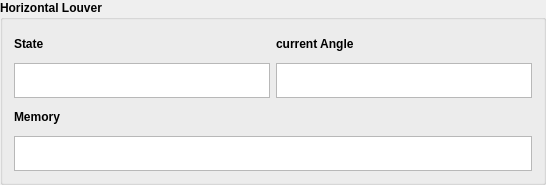
                  <widget class="QGroupBox" name="groupBox_6">
                   <property name="font">
                    <font>
                     <pointsize>9</pointsize>
                     <weight>75</weight>
                     <italic>false</italic>
                     <bold>true</bold>
                     <underline>false</underline>
                     <strikeout>false</strikeout>
                     <kerning>true</kerning>
                    </font>
                   </property>
                   <property name="title">
                    <string>Horizontal Louver</string>
                   </property>
                   <layout class="QVBoxLayout" name="verticalLayout_169">
                    <item>
                     <layout class="QHBoxLayout" name="horizontalLayout_11">
                      <item>
                       <layout class="QVBoxLayout" name="verticalLayout_170">
                        <item>
                         <widget class="QLabel" name="label_145">
                          <property name="minimumSize">
                           <size>
                            <width>0</width>
                            <height>26</height>
                           </size>
                          </property>
                          <property name="maximumSize">
                           <size>
                            <width>16777215</width>
                            <height>35</height>
                           </size>
                          </property>
                          <property name="text">
                           <string>State</string>
                          </property>
                         </widget>
                        </item>
                        <item>
                         <widget class="QTextEdit" name="H_l_State_textEdit">
                          <property name="minimumSize">
                           <size>
                            <width>0</width>
                            <height>26</height>
                           </size>
                          </property>
                          <property name="maximumSize">
                           <size>
                            <width>16777215</width>
                            <height>35</height>
                           </size>
                          </property>
                          <property name="readOnly">
                           <bool>true</bool>
                          </property>
                         </widget>
                        </item>
                       </layout>
                      </item>
                      <item>
                       <layout class="QVBoxLayout" name="verticalLayout_171">
                        <item>
                         <widget class="QLabel" name="label_146">
                          <property name="minimumSize">
                           <size>
                            <width>0</width>
                            <height>26</height>
                           </size>
                          </property>
                          <property name="maximumSize">
                           <size>
                            <width>16777215</width>
                            <height>35</height>
                           </size>
                          </property>
                          <property name="text">
                           <string>current Angle</string>
                          </property>
                         </widget>
                        </item>
                        <item>
                         <widget class="QTextEdit" name="H_L_currentAngle_textEdit_2">
                          <property name="minimumSize">
                           <size>
                            <width>0</width>
                            <height>26</height>
                           </size>
                          </property>
                          <property name="maximumSize">
                           <size>
                            <width>16777215</width>
                            <height>35</height>
                           </size>
                          </property>
                          <property name="readOnly">
                           <bool>true</bool>
                          </property>
                         </widget>
                        </item>
                       </layout>
                      </item>
                     </layout>
                    </item>
                    <item>
                     <layout class="QHBoxLayout" name="horizontalLayout_50">
                      <item>
                       <layout class="QVBoxLayout" name="verticalLayout_174">
                        <item>
                         <widget class="QLabel" name="label_149">
                          <property name="minimumSize">
                           <size>
                            <width>0</width>
                            <height>26</height>
                           </size>
                          </property>
                          <property name="maximumSize">
                           <size>
                            <width>16777215</width>
                            <height>35</height>
                           </size>
                          </property>
                          <property name="text">
                           <string>Memory</string>
                          </property>
                         </widget>
                        </item>
                        <item>
                         <widget class="QTextEdit" name="H_lMemory">
                          <property name="minimumSize">
                           <size>
                            <width>0</width>
                            <height>26</height>
                           </size>
                          </property>
                          <property name="maximumSize">
                           <size>
                            <width>16777215</width>
                            <height>35</height>
                           </size>
                          </property>
                          <property name="readOnly">
                           <bool>true</bool>
                          </property>
                         </widget>
                        </item>
                       </layout>
                      </item>
                     </layout>
                    </item>
                   </layout>
                  </widget>
